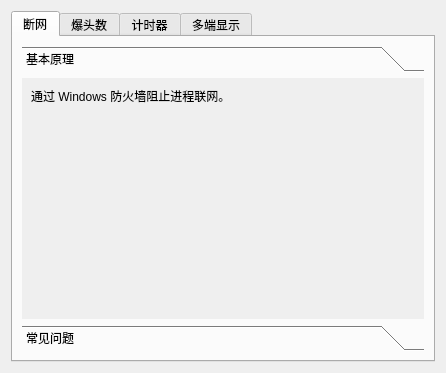
<?xml version="1.0" encoding="UTF-8"?>
<ui version="4.0">
 <class>DescriptionDialog</class>
 <widget class="QDialog" name="DescriptionDialog">
  <property name="geometry">
   <rect>
    <x>0</x>
    <y>0</y>
    <width>446</width>
    <height>373</height>
   </rect>
  </property>
  <property name="windowTitle">
   <string>工具说明</string>
  </property>
  <layout class="QVBoxLayout" name="verticalLayout">
   <item>
    <widget class="QTabWidget" name="tabWidget">
     <property name="currentIndex">
      <number>0</number>
     </property>
     <widget class="QWidget" name="tabFirewall">
      <attribute name="title">
       <string>断网</string>
      </attribute>
      <layout class="QVBoxLayout" name="_2">
       <item>
        <widget class="QToolBox" name="toolBox">
         <widget class="QWidget" name="page">
          <property name="geometry">
           <rect>
            <x>0</x>
            <y>0</y>
            <width>406</width>
            <height>248</height>
           </rect>
          </property>
          <attribute name="label">
           <string>基本原理</string>
          </attribute>
          <layout class="QVBoxLayout" name="verticalLayout_6">
           <item>
            <widget class="QLabel" name="label_2">
             <property name="text">
              <string>通过 Windows 防火墙阻止进程联网。</string>
             </property>
             <property name="wordWrap">
              <bool>true</bool>
             </property>
            </widget>
           </item>
           <item>
            <spacer name="verticalSpacer">
             <property name="orientation">
              <enum>Qt::Vertical</enum>
             </property>
             <property name="sizeHint" stdset="0">
              <size>
               <width>20</width>
               <height>40</height>
              </size>
             </property>
            </spacer>
           </item>
          </layout>
         </widget>
         <widget class="QWidget" name="page_2">
          <property name="geometry">
           <rect>
            <x>0</x>
            <y>0</y>
            <width>122</width>
            <height>400</height>
           </rect>
          </property>
          <attribute name="label">
           <string>常见问题</string>
          </attribute>
          <layout class="QVBoxLayout" name="verticalLayout_4">
           <item>
            <widget class="QLabel" name="label">
             <property name="text">
              <string>1. 启动/停止热键能否相同？
答：可以相同。

2. 使用加速器的情况下如何设置防火墙断网范围？
答：请见“设置-断网”页面下方说明。

3. 防火墙启动后，发生了电脑死机/工具闪退/工具被强制杀死等情况，发现无法联网怎么办？
答：手动打开 Windows 防火墙页面，删除所有名称为“AutoFirewall”的规则。</string>
             </property>
             <property name="wordWrap">
              <bool>true</bool>
             </property>
            </widget>
           </item>
           <item>
            <spacer name="verticalSpacer_5">
             <property name="orientation">
              <enum>Qt::Vertical</enum>
             </property>
             <property name="sizeHint" stdset="0">
              <size>
               <width>20</width>
               <height>40</height>
              </size>
             </property>
            </spacer>
           </item>
          </layout>
         </widget>
        </widget>
       </item>
      </layout>
     </widget>
     <widget class="QWidget" name="tabHeadshot">
      <attribute name="title">
       <string>爆头数</string>
      </attribute>
      <layout class="QVBoxLayout" name="_3">
       <item>
        <widget class="QToolBox" name="toolBox_2">
         <widget class="QWidget" name="page_3">
          <property name="geometry">
           <rect>
            <x>0</x>
            <y>0</y>
            <width>406</width>
            <height>218</height>
           </rect>
          </property>
          <attribute name="label">
           <string>基本原理</string>
          </attribute>
          <layout class="QVBoxLayout" name="verticalLayout_8">
           <item>
            <widget class="QLabel" name="label_3">
             <property name="text">
              <string>GTA5 进程内使用整数来存储爆头数，因此只需读取 GTA5 进程的内存即可得到爆头数据。

由于不同任务中记录爆头数的内存地址可能不同，或者根本没有专门记录爆头数，因此该功能只能在“末日将至：三号行动”中使用。</string>
             </property>
             <property name="wordWrap">
              <bool>true</bool>
             </property>
            </widget>
           </item>
           <item>
            <spacer name="verticalSpacer_7">
             <property name="orientation">
              <enum>Qt::Vertical</enum>
             </property>
             <property name="sizeHint" stdset="0">
              <size>
               <width>20</width>
               <height>40</height>
              </size>
             </property>
            </spacer>
           </item>
          </layout>
         </widget>
         <widget class="QWidget" name="page_4">
          <property name="geometry">
           <rect>
            <x>0</x>
            <y>0</y>
            <width>98</width>
            <height>208</height>
           </rect>
          </property>
          <attribute name="label">
           <string>注意事项</string>
          </attribute>
          <layout class="QVBoxLayout" name="verticalLayout_9">
           <item>
            <widget class="QLabel" name="label_4">
             <property name="text">
              <string>由于每次大更新后，GTA5 进程的内存布局可能会发生变化，因此在大更新后，此功能可能会失效，请及时更新最新版本。</string>
             </property>
             <property name="wordWrap">
              <bool>true</bool>
             </property>
            </widget>
           </item>
           <item>
            <spacer name="verticalSpacer_6">
             <property name="orientation">
              <enum>Qt::Vertical</enum>
             </property>
             <property name="sizeHint" stdset="0">
              <size>
               <width>20</width>
               <height>40</height>
              </size>
             </property>
            </spacer>
           </item>
          </layout>
         </widget>
         <widget class="QWidget" name="page_5">
          <property name="geometry">
           <rect>
            <x>0</x>
            <y>0</y>
            <width>98</width>
            <height>512</height>
           </rect>
          </property>
          <attribute name="label">
           <string>常见问题</string>
          </attribute>
          <layout class="QVBoxLayout" name="verticalLayout_10">
           <item>
            <widget class="QLabel" name="label_5">
             <property name="text">
              <string>1. 每次结束任务后是否需要重启计数器？
答：不需要。计数器每隔一个“刷新间隔”便会去读取内存的数据，当重新开始任务后，内存中的数据还是爆头数，因此会自动显示最新数据。

2. 为什么在任务外爆头数会出现奇怪的数字？
答：在任务外，原来存放爆头数的那部分内存空间会被存放其他数据，因此在任务外，爆头数显示的数据没有意义。</string>
             </property>
             <property name="wordWrap">
              <bool>true</bool>
             </property>
            </widget>
           </item>
           <item>
            <spacer name="verticalSpacer_2">
             <property name="orientation">
              <enum>Qt::Vertical</enum>
             </property>
             <property name="sizeHint" stdset="0">
              <size>
               <width>20</width>
               <height>40</height>
              </size>
             </property>
            </spacer>
           </item>
          </layout>
         </widget>
        </widget>
       </item>
      </layout>
     </widget>
     <widget class="QWidget" name="tabTimer">
      <attribute name="title">
       <string>计时器</string>
      </attribute>
      <layout class="QVBoxLayout" name="_4">
       <item>
        <widget class="QToolBox" name="toolBox_3">
         <widget class="QWidget" name="page_6">
          <property name="geometry">
           <rect>
            <x>0</x>
            <y>0</y>
            <width>406</width>
            <height>218</height>
           </rect>
          </property>
          <attribute name="label">
           <string>计时基本原理</string>
          </attribute>
          <layout class="QVBoxLayout" name="verticalLayout_11">
           <item>
            <widget class="QLabel" name="label_6">
             <property name="text">
              <string>启动时记录当前时间，每隔一个“刷新间隔”便会计算当前时间与开始时间的差值，差值即为计时时间。</string>
             </property>
             <property name="wordWrap">
              <bool>true</bool>
             </property>
            </widget>
           </item>
           <item>
            <spacer name="verticalSpacer_9">
             <property name="orientation">
              <enum>Qt::Vertical</enum>
             </property>
             <property name="sizeHint" stdset="0">
              <size>
               <width>20</width>
               <height>40</height>
              </size>
             </property>
            </spacer>
           </item>
          </layout>
         </widget>
         <widget class="QWidget" name="page_7">
          <property name="geometry">
           <rect>
            <x>0</x>
            <y>0</y>
            <width>98</width>
            <height>208</height>
           </rect>
          </property>
          <attribute name="label">
           <string>停止归零策略基本原理</string>
          </attribute>
          <layout class="QVBoxLayout" name="verticalLayout_12">
           <item>
            <widget class="QLabel" name="label_10">
             <property name="text">
              <string>使用状态机实现，状态机维护了当前计时器的状态。指定不同的停止归零策略代表连通/断开状态机的部分有向边。</string>
             </property>
             <property name="wordWrap">
              <bool>true</bool>
             </property>
            </widget>
           </item>
           <item>
            <spacer name="verticalSpacer_8">
             <property name="orientation">
              <enum>Qt::Vertical</enum>
             </property>
             <property name="sizeHint" stdset="0">
              <size>
               <width>20</width>
               <height>40</height>
              </size>
             </property>
            </spacer>
           </item>
          </layout>
         </widget>
         <widget class="QWidget" name="page_8">
          <property name="geometry">
           <rect>
            <x>0</x>
            <y>0</y>
            <width>98</width>
            <height>304</height>
           </rect>
          </property>
          <attribute name="label">
           <string>常见问题</string>
          </attribute>
          <layout class="QVBoxLayout" name="verticalLayout_13">
           <item>
            <widget class="QLabel" name="label_7">
             <property name="text">
              <string>1. 启动/停止计时的热键能否相同？
答：可以。

2. 为什么启动/停止计时的热键可以相同，而暂停/恢复的热键不能与前两者相同？
答：若相同，则不能表示想要完成的动作。</string>
             </property>
             <property name="wordWrap">
              <bool>true</bool>
             </property>
            </widget>
           </item>
           <item>
            <spacer name="verticalSpacer_3">
             <property name="orientation">
              <enum>Qt::Vertical</enum>
             </property>
             <property name="sizeHint" stdset="0">
              <size>
               <width>20</width>
               <height>40</height>
              </size>
             </property>
            </spacer>
           </item>
          </layout>
         </widget>
        </widget>
       </item>
      </layout>
     </widget>
     <widget class="QWidget" name="tabServer">
      <attribute name="title">
       <string>多端显示</string>
      </attribute>
      <layout class="QVBoxLayout" name="_5">
       <item>
        <widget class="QToolBox" name="toolBox_4">
         <widget class="QWidget" name="page_9">
          <property name="geometry">
           <rect>
            <x>0</x>
            <y>0</y>
            <width>406</width>
            <height>248</height>
           </rect>
          </property>
          <attribute name="label">
           <string>基本原理</string>
          </attribute>
          <layout class="QVBoxLayout" name="verticalLayout_3">
           <item>
            <widget class="QLabel" name="label_8">
             <property name="text">
              <string>在本机启动了一个 HTTP 服务器，通过 WebSocket 实时向其他终端传输最新数据。您可以通过浏览器或其他方式来显示数据。</string>
             </property>
             <property name="wordWrap">
              <bool>true</bool>
             </property>
            </widget>
           </item>
           <item>
            <spacer name="verticalSpacer_10">
             <property name="orientation">
              <enum>Qt::Vertical</enum>
             </property>
             <property name="sizeHint" stdset="0">
              <size>
               <width>20</width>
               <height>40</height>
              </size>
             </property>
            </spacer>
           </item>
          </layout>
         </widget>
         <widget class="QWidget" name="page_10">
          <property name="geometry">
           <rect>
            <x>0</x>
            <y>0</y>
            <width>98</width>
            <height>773</height>
           </rect>
          </property>
          <attribute name="label">
           <string>常见问题</string>
          </attribute>
          <layout class="QVBoxLayout" name="verticalLayout_5">
           <item>
            <widget class="QLabel" name="label_9">
             <property name="text">
              <string>1. 队友能否不开启本软件，通过网络直接访问本机（本工具）数据？
答：理论上可以，但不推荐。若您的计算机处于内网环境，您可以在路由器上配置端口映射，让队友使用公网 IP 和设定的端口访问本机。但不建议这样做，因为网络传输有一定的延迟，本地最新的数据传输到队友端可能需要一段时间，队友体验不佳。此外，这样做还可能会带来安全风险。

2. 不喜欢默认的网页显示布局，能否自行编写浏览器前端页面/客户端来显示数据？
答：可以。您可以开启自己的 WebSocket 客户端，用来接收实时数据，然后通过自己喜欢的方式显示数据。</string>
             </property>
             <property name="wordWrap">
              <bool>true</bool>
             </property>
            </widget>
           </item>
           <item>
            <spacer name="verticalSpacer_4">
             <property name="orientation">
              <enum>Qt::Vertical</enum>
             </property>
             <property name="sizeHint" stdset="0">
              <size>
               <width>20</width>
               <height>61</height>
              </size>
             </property>
            </spacer>
           </item>
          </layout>
         </widget>
        </widget>
       </item>
      </layout>
     </widget>
    </widget>
   </item>
  </layout>
 </widget>
 <resources/>
 <connections/>
</ui>
